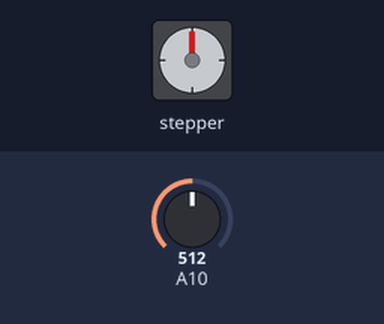
This sketch was run on a simulated Arduino Mega 2560, built with avr-gcc and run on an emulated ATmega2560. On the bench: stepper motor. Inputs (shaded band) come from the test bench; at power-on: A10 = 512. MIDI output is not drawn; stepper angles assume 200 steps per turn; what the sketch prints to the serial monitor is not drawn.

Above: at 1.2 s.
1.3 s: A10 set to 989
2.8 s: A10 set to 1018
At 2.97 s:
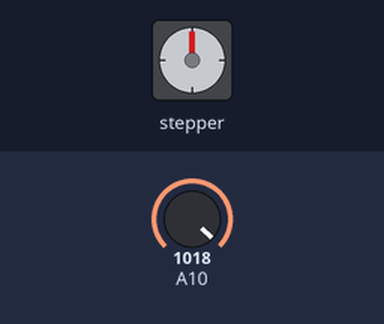
At 3.6 s:
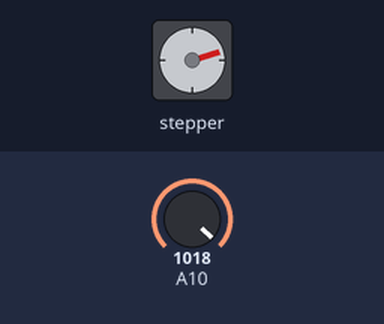
Timing chart, 0 to 25.2 s (numbered marks = the images above; inputs shaded):
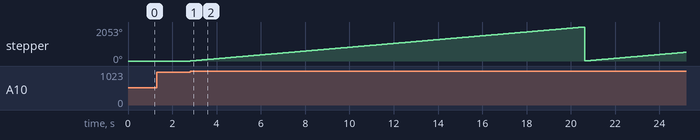

The sketch:

test_fretter1.ino
```cpp
// Implement stepper motor as a fretter
// Move stpper motor to specified frets as defined by a look-up table

#include <AccelStepper.h>
#include <MIDI.h>

// Stepper motor driver B
//const int enableStepper = 13;
//const int MS1Stepper = 12;
//const int MS2Stepper = 11;
//const int MS3Stepper = 10;
//const int stepStepper = 9;
//const int setDirStepper = 8;

// Stepper motor driver A
const int enableStepper = 48;
const int MS1Stepper = 49;
const int MS2Stepper = 50;
const int MS3Stepper = 51;
const int stepStepper = 52;
const int setDirStepper = 53;

const int maxStepperSpeed = 1000;
const int totalSteps = 200;
const int noteSteps = 40;
const int halvedNoteSteps = 20;

const double scale_length = 816.00;     // in mm
const int numberFrets = 13;

// length from nut to bridge = 816 mm
// max length travelled by stepper = 450 mm

int numberNotesPlayed = 0;
int stepsToTake = 0;

bool playingNote = false;

double fretPositions[numberFrets];

AccelStepper stepper(1, stepStepper, setDirStepper);
MIDI_CREATE_INSTANCE(HardwareSerial, Serial1, midi1);

// d = s - (s/(2^(n/12)))
// d = distance of fret from nut (mm)
// s = scale length (mm)
// n = fret number
void makeFretPositions() {
  for (int n = 1; n < (numberFrets - 1); n++) {
    fretPositions[n-1] = scale_length - (scale_length/pow(2.0, (n/12.0)));
  }
}

void setup()
{
  midi1.setHandleNoteOn(noteOnHandler);
  midi1.setHandleNoteOff(noteOffHandler);

  midi1.begin(MIDI_CHANNEL_OMNI);  // Listen to all incoming MIDI messages

  pinMode(MS1Stepper, OUTPUT);
  pinMode(MS2Stepper, OUTPUT);
  pinMode(MS3Stepper, OUTPUT);
  pinMode(enableStepper, OUTPUT);
  pinMode(stepStepper, OUTPUT);
  pinMode(setDirStepper, OUTPUT);

  // microstep resolution
  digitalWrite(MS1Stepper, LOW);
  digitalWrite(MS2Stepper, LOW);
  digitalWrite(MS3Stepper, LOW);

  // set initial direction
  digitalWrite(setDirStepper, HIGH);

  // enable (active low)
  digitalWrite(enableStepper, LOW);


  Serial.begin(9600);

  stepper.setMaxSpeed(maxStepperSpeed);
  stepper.setSpeed(maxStepperSpeed);

  makeFretPositions();
}

void setStepperSpeed(int speed) {
  stepper.setSpeed(speed);
}

void noteOnHandler(byte channel, byte pitch, byte velocity) {
  Serial.println("running noteOnHandler");
  Serial.print("channel: ");
  Serial.println(channel);
  Serial.print("pitch: ");
  Serial.println(pitch);
  Serial.print("velocity: ");
  Serial.println(velocity);

  if(velocity > 0) {
    playNote();
  }
}

void noteOffHandler(byte channel, byte pitch, byte velocity) {
  Serial.println("running noteOffHandler");
}

void playNote() {
  stepper.moveTo(stepsToTake);
  playingNote = true;
  numberNotesPlayed += 1;

  // moveTo() also recalculates the speed for the next step, so need to set speed after calling it
  setStepperSpeed(maxStepperSpeed);
}

void checkForNote() {
  if(analogRead(A10) > 1000 && !playingNote) {
    playNote();
  }
}

// wheel diamter = 22.3 mm
// distance travelled in one stepper motor revolution (200 steps) = 22.3(3.14) = 70.022 mm
// distance travelled in one step = 70.022/200 = 0.35011 mm
void stepsToFret(int n) {
  //double toPos = fretPositions[n - 1];
  double toPos = 400;
  stepsToTake = toPos/0.35011;
}

void loop() {
  if (stepper.distanceToGo() == 0 && playingNote) {
    stepper.setCurrentPosition(0);
    playingNote = false;
  }

  stepsToFret(1);
  checkForNote();
  stepper.runSpeedToPosition();
  Serial.println(fretPositions[0]);
  Serial.println(stepsToTake);
  Serial.println();
}
```

Measured:
- the behaviour switches between 1000 and 1001 on A10 (found by bisection; images 0 and 1)
- after the input at 2.8 s, stepper: turns 2053° clockwise in 17.8 s, then 2052° counter-clockwise in 0.00 s, then 526° clockwise in 4.5 s
